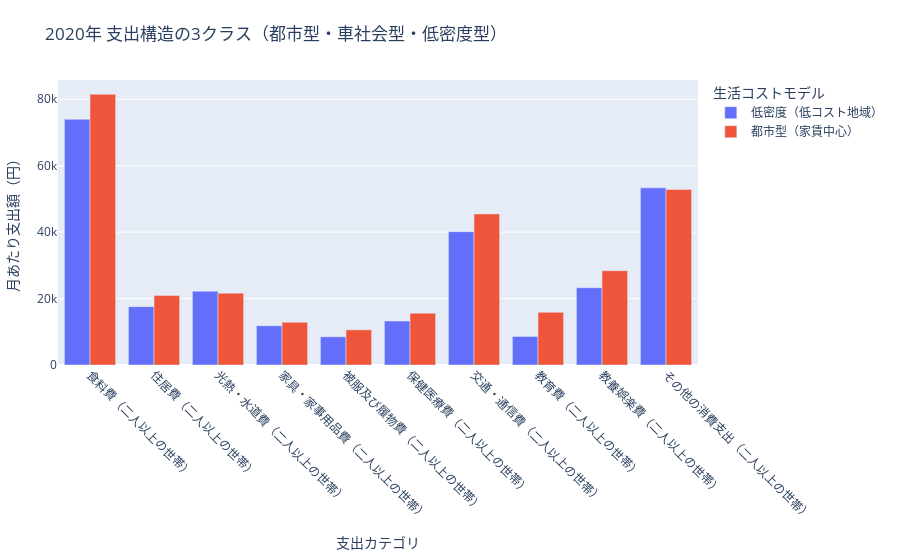

Notebook cell for this chart:
### Code cell
import pandas as pd
import numpy as np
from sklearn.preprocessing import StandardScaler
from sklearn.cluster import KMeans
import plotly.express as px
import plotly.io as pio

# === 1. データ読み込み ===
CSV_PATH = "SSDSE-B-2025.csv"
TARGET_YEAR = 2020

df = pd.read_csv(CSV_PATH)
df_year = df[df["年度"] == TARGET_YEAR].copy()

# === 2. 支出カテゴリ一覧 ===
spend_cols = [
    "食料費（二人以上の世帯）",
    "住居費（二人以上の世帯）",
    "光熱・水道費（二人以上の世帯）",
    "家具・家事用品費（二人以上の世帯）",
    "被服及び履物費（二人以上の世帯）",
    "保健医療費（二人以上の世帯）",
    "交通・通信費（二人以上の世帯）",
    "教育費（二人以上の世帯）",
    "教養娯楽費（二人以上の世帯）",
    "その他の消費支出（二人以上の世帯）"
]

# === 3. K-Means のための標準化 ===
X = df_year[spend_cols].copy()

scaler = StandardScaler()
X_scaled = scaler.fit_transform(X)

# === 4. K-means（3クラスタ） ===
kmeans = KMeans(n_clusters=3, random_state=42)
labels = kmeans.fit_predict(X_scaled)

df_year["支出クラス"] = labels

# === 5. クラス名の手動付与（より意味のある名前に） ===
# クラスタ中心（平均）から特徴を見て自動判定
centers = kmeans.cluster_centers_
centers_inv = scaler.inverse_transform(centers)
centers_df = pd.DataFrame(centers_inv, columns=spend_cols)

# 各クラスタの特徴で名前付け
rename_map = {}
for idx, row in centers_df.iterrows():
    if row["住居費（二人以上の世帯）"] == max(row["住居費（二人以上の世帯）"] for _, row in centers_df.iterrows()):
        rename_map[idx] = "都市型（家賃中心）"
    elif row["交通・通信費（二人以上の世帯）"] == max(row["交通・通信費（二人以上の世帯）"] for _, row in centers_df.iterrows()):
        rename_map[idx] = "地方中核（車社会）"
    else:
        rename_map[idx] = "低密度（低コスト地域）"

df_year["支出クラス名"] = df_year["支出クラス"].map(rename_map)

# === 6. クラス別平均値 ===
class_mean = df_year.groupby("支出クラス名")[spend_cols].mean().reset_index()

# === 7. 棒グラフ（カテゴリ × クラス） ===
df_long = class_mean.melt(id_vars="支出クラス名", var_name="カテゴリ", value_name="支出額")

fig = px.bar(
    df_long,
    x="カテゴリ",
    y="支出額",
    color="支出クラス名",
    barmode="group",
    title="2020年 支出構造の3クラス（都市型・車社会型・低密度型）",
    labels={
        "支出額": "月あたり支出額（円）",
        "カテゴリ": "支出カテゴリ",
        "支出クラス名": "生活コストモデル"
    }
)

fig.update_layout(
    margin=dict(l=40, r=40, t=80, b=120),
    xaxis_tickangle=45
)

fig.show()

### Figure 1 — Plotly figure (JSON) as saved in the notebook; plotly's stock layout.template omitted (floating-point values rounded to 4 significant figures)
{"data": [{"alignmentgroup": "True", "hovertemplate": "生活コストモデル=低密度（低コスト地域）<br>支出カテゴリ=%{x}<br>月あたり支出額（円）=%{y}<extra></extra>", "legendgroup": "低密度（低コスト地域）", "marker": {"color": "#636efa", "pattern": {"shape": ""}}, "name": "低密度（低コスト地域）", "offsetgroup": "低密度（低コスト地域）", "orientation": "v", "showlegend": true, "textposition": "auto", "type": "bar", "x": ["食料費（二人以上の世帯）", "住居費（二人以上の世帯）", "光熱・水道費（二人以上の世帯）", "家具・家事用品費（二人以上の世帯）", "被服及び履物費（二人以上の世帯）", "保健医療費（二人以上の世帯）", "交通・通信費（二人以上の世帯）", "教育費（二人以上の世帯）", "教養娯楽費（二人以上の世帯）", "その他の消費支出（二人以上の世帯）"], "xaxis": "x", "y": [73980.0, 17570.0, 22220.0, 11820.0, 8493.0, 13240.0, 40150.0, 8584.0, 23260.0, 53330.0], "yaxis": "y"}, {"alignmentgroup": "True", "hovertemplate": "生活コストモデル=都市型（家賃中心）<br>支出カテゴリ=%{x}<br>月あたり支出額（円）=%{y}<extra></extra>", "legendgroup": "都市型（家賃中心）", "marker": {"color": "#EF553B", "pattern": {"shape": ""}}, "name": "都市型（家賃中心）", "offsetgroup": "都市型（家賃中心）", "orientation": "v", "showlegend": true, "textposition": "auto", "type": "bar", "x": ["食料費（二人以上の世帯）", "住居費（二人以上の世帯）", "光熱・水道費（二人以上の世帯）", "家具・家事用品費（二人以上の世帯）", "被服及び履物費（二人以上の世帯）", "保健医療費（二人以上の世帯）", "交通・通信費（二人以上の世帯）", "教育費（二人以上の世帯）", "教養娯楽費（二人以上の世帯）", "その他の消費支出（二人以上の世帯）"], "xaxis": "x", "y": [81510.0, 20950.0, 21620.0, 12870.0, 10590.0, 15587, 45490.0, 15850.0, 28390.0, 52850.0], "yaxis": "y"}], "layout": {"barmode": "group", "legend": {"title": {"text": "生活コストモデル"}, "tracegroupgap": 0}, "margin": {"b": 120, "l": 40, "r": 40, "t": 80}, "title": {"text": "2020年 支出構造の3クラス（都市型・車社会型・低密度型）"}, "xaxis": {"anchor": "y", "domain": [0, 1], "tickangle": 45, "title": {"text": "支出カテゴリ"}}, "yaxis": {"anchor": "x", "domain": [0, 1], "title": {"text": "月あたり支出額（円）"}}}}
